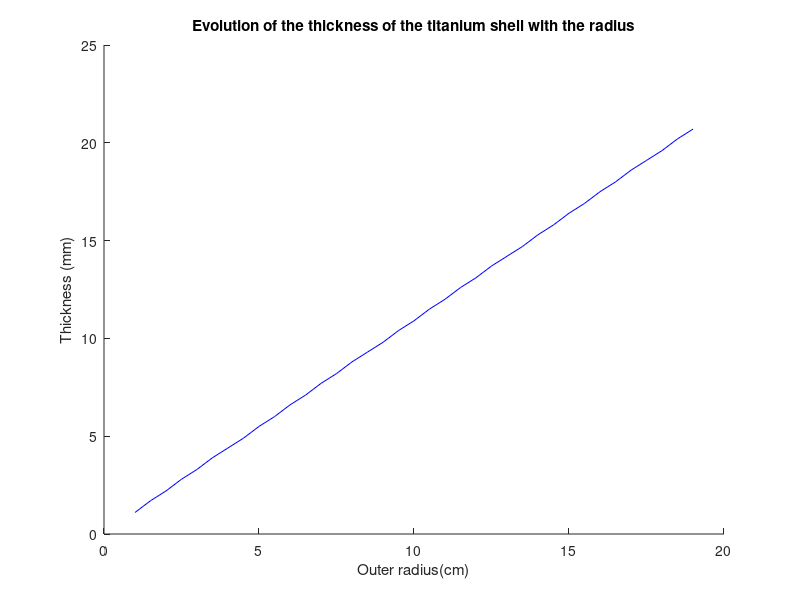

This figure's MATLAB source: (Note: this script raises an error after producing the figure.)
clear all
close all


E=100000; %Mpa
rho=4.51*10^3;  %kg/m^3

%m=827;  %Mpa, yield stress (not to go over)
m=410; % Factor of safety of 2
vect=0.01:0.005:0.19;
vect=vect*100;
thickness=[];
weight=[];
innvol=[];
masshe=[];

Rg=8.31446;
A=6.02214086*10^23;
M=6.642156*A*10^-27;

Pb=80;  %Mpa, external pressure
Pb2=0.1; %Pressure in the laboratory (penetrator)
Pa=0.1; % Internal pressure in the submarine in Mpa


for k=0.01:0.005:0.19

rb=k; %m
ra=rb; %m
crit=1000;


while crit>m

ra=ra-0.0001;
R=(ra:0.001:rb);

for i=1:length(R)

%Stress at 50 km depth
sigmarr(i)=((Pa*ra^3-Pb*rb^3)/(rb^3-ra^3))-(((Pa-Pb)*rb^3*ra^3)/((rb^3-ra^3)*R(i)^3));
sigmatt(i)=((Pa*ra^3-Pb*rb^3)/(rb^3-ra^3))+(((Pa-Pb)*rb^3*ra^3)/(2*(rb^3-ra^3)*R(i)^3));
stress(i)=abs(sigmarr(i)-sigmatt(i));

%Stress in the pressured cylinder
sigmarr2(i)=((Pa*ra^3-Pb2*rb^3)/(rb^3-ra^3))-(((Pa-Pb2)*rb^3*ra^3)/((rb^3-ra^3)*R(i)^3));
sigmatt2(i)=((Pa*ra^3-Pb2*rb^3)/(rb^3-ra^3))+(((Pa-Pb2)*rb^3*ra^3)/(2*(rb^3-ra^3)*R(i)^3));
stress2(i)=abs(sigmarr2(i)-sigmatt2(i));


end

crit=max([stress stress2]);

end

thickness=[thickness rb-ra];  %in m
w=rho*4*pi*(rb^3-ra^3)/3; %in kg
weight=[weight w];
vo=4*pi*ra^3/3;
innvol=[innvol vo];

rhohe=M*Pa*10^6/(Rg*273); %kg m-3
mahe=rhohe*4*pi*ra^3/(3);

masshe=[masshe mahe];

end


% figure
% hold on
% plot(R,sigmarr,'b',R,sigmatt,'r',R,stress,'y')
% xlabel('radius (m)')
% ylabel('Stress (Mpa)')
% title(['Wall thickness of ',num2str(thickness),' m and titanium mass of ',num2str(weight),' kg'])

figure
hold on
plot(vect,thickness*1000,'b')
xlabel('Outer radius(cm)')
ylabel('Thickness (mm)')
title('Evolution of the thickness of the titanium shell with the radius')

fig = gcf;
fig.PaperPositionMode = 'auto'
fig_pos = fig.PaperPosition;
fig.PaperSize = [fig_pos(3) fig_pos(4)];
print(fig,'Thickness','-dpdf')

figure
hold on
plot(vect,weight,'b',vect,weight+masshe,'r')
xlabel('Outer radius(cm)')
ylabel('Weight (kg)')
title('Weight of the submarine')

fig = gcf;
fig.PaperPositionMode = 'auto'
fig_pos = fig.PaperPosition;
fig.PaperSize = [fig_pos(3) fig_pos(4)];
print(fig,'SphereWeight','-dpdf')
